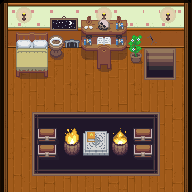

Below is a game level as drawn by its tile map, then a one-line description and the .tmx file that defines it, in full:
An orthogonal 12x12 tile map with 16x16 px tiles, 4 tile layers (Suelo, Interior, Items, Otros), 4 tilesets and 13 objects.

<map version="1.4" tiledversion="1.4.2" orientation="orthogonal" renderorder="right-down" width="12" height="12" tilewidth="16" tileheight="16" infinite="0" nextlayerid="6" nextobjectid="18">
 <tileset firstgid="1" source="House.tsx" />
 <tileset firstgid="513" source="Inner.tsx" />
 <tileset firstgid="1513" source="Overworld.tsx" />
 <tileset firstgid="2953" source="objects.tsx" />
 <layer id="1" name="Suelo" width="12" height="12">
  <data encoding="csv">
129,130,131,132,141,142,143,144,130,130,130,152,
193,194,195,196,205,206,207,208,194,194,194,216,
225,226,247,247,247,247,247,247,228,228,228,248,
257,258,259,260,273,274,275,276,277,278,279,280,
257,258,259,260,273,274,275,276,277,278,279,280,
289,290,291,292,305,306,307,308,309,310,311,312,
321,322,323,324,337,338,339,340,341,342,343,344,
353,354,355,356,369,370,371,372,373,374,375,376,
257,258,259,260,273,274,275,276,277,278,279,280,
289,290,291,292,305,306,307,308,309,310,311,312,
321,322,323,324,337,338,339,340,341,342,343,344,
353,354,355,356,369,370,371,372,373,374,375,376
</data>
 </layer>
 <layer id="3" name="Interior" width="12" height="12">
  <data encoding="csv">
0,0,0,0,0,0,0,0,0,0,0,0,
0,0,0,527,528,807,808,809,0,0,0,0,
0,570,571,0,0,887,888,889,0,0,0,0,
0,610,611,0,0,847,848,849,0,1113,1114,0,
0,650,651,0,0,0,0,0,0,1153,1154,0,
0,0,0,0,0,0,0,0,0,0,0,0,
0,0,0,0,0,0,0,0,0,0,0,0,
0,0,514,515,515,515,515,515,515,516,0,0,
0,0,554,555,555,517,518,555,555,556,0,0,
0,0,554,555,555,557,558,555,555,556,0,0,
0,0,594,595,595,595,595,595,595,596,0,0,
0,0,0,0,0,0,0,0,0,0,0,0
</data>
 </layer>
 <layer id="4" name="Items" width="12" height="12">
  <data encoding="csv">
0,1117,0,0,0,0,1117,0,0,0,1117,0,
0,1157,0,0,0,923,1157,922,0,0,1157,0,
0,0,0,1870,0,922,2972,922,0,0,0,0,
0,0,0,1910,0,0,0,0,0,0,0,0,
0,0,0,0,0,0,0,0,0,0,0,0,
0,0,0,0,0,0,0,0,0,0,0,0,
0,0,0,0,0,0,0,0,0,0,0,0,
0,0,0,0,0,0,0,0,0,0,0,0,
0,0,0,0,1546,2979,2980,1546,0,0,0,0,
0,0,0,0,1586,3012,3013,1586,0,0,0,0,
0,0,0,0,0,0,0,0,0,0,0,0,
0,0,0,0,0,0,0,0,0,0,0,0
</data>
 </layer>
 <layer id="5" name="Otros" width="12" height="12">
  <data encoding="csv">
0,0,0,0,0,0,0,0,0,0,0,0,
0,0,0,0,0,0,1660,0,0,0,0,0,
0,0,0,767,1540,0,690,0,1001,753,0,0,
0,0,0,0,0,0,730,0,1041,0,0,0,
0,0,0,0,0,0,770,0,0,0,0,0,
0,0,0,0,0,0,0,0,0,0,0,0,
0,0,0,0,0,0,0,0,0,0,0,0,
0,0,0,0,0,0,0,0,0,0,0,0,
0,0,2962,2963,3061,2968,0,3058,2962,2963,0,0,
0,0,2962,2963,0,0,0,0,2962,2963,0,0,
0,0,0,0,0,0,0,0,0,0,0,0,
0,0,0,0,0,0,0,0,0,0,0,0
</data>
 </layer>
 <objectgroup id="2" name="Colisiones">
  <object id="1" x="0.25" y="0.5" width="191.333" height="47.5" />
  <object id="4" x="-1" y="47.1364" width="8.5" height="145.364" />
  <object id="5" x="184.5" y="47" width="7.5" height="144.667" />
  <object id="8" x="-0.25" y="190.5" width="191.75" height="4.5" />
  <object id="9" x="15.6667" y="32" width="32.3333" height="39" />
  <object id="10" x="96" y="47.6667" width="15.6667" height="16" />
  <object id="11" x="129.667" y="48" width="11.3333" height="12.3333" />
  <object id="12" x="37.6667" y="128.333" width="18.6667" height="30" />
  <object id="13" x="64" y="127.667" width="15.3333" height="24.6667" />
  <object id="14" x="82.3333" y="129.667" width="26" height="23.6667" />
  <object id="15" x="111.667" y="128" width="17" height="24" />
  <object id="16" x="133.667" y="127.333" width="19" height="30.6667" />
  <object id="17" x="48.3333" y="47.6667" width="14.6667" height="5" />
 </objectgroup>
</map>
